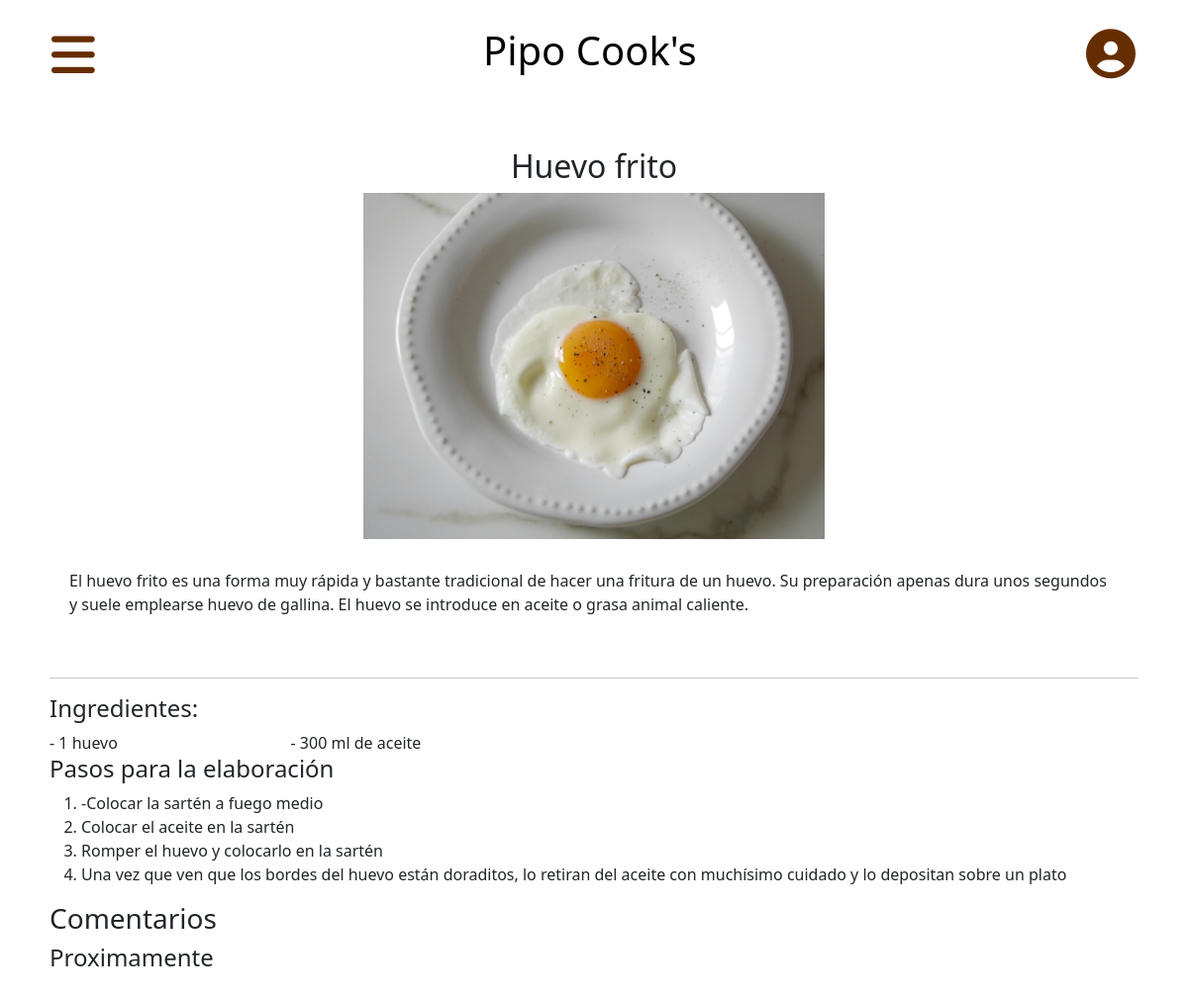
The page /pipocooks-PHP/templates/receta.php?idUsuario=1&idReceta=1 on the database its author committed.
### tables this page shows
CREATE TABLE `recetas` (
  `idReceta` int(11) NOT NULL,
  `nombre_receta` varchar(45) NOT NULL,
  `descripcion_receta` varchar(500) NOT NULL,
  `imagen_receta` varchar(100) NOT NULL
);

### pipocooks-PHP/templates/receta.php (the view, shortened to what this page needs)
<?php
$idUsuario = $_REQUEST["idUsuario"];
$idReceta = $_REQUEST["idReceta"];
$dbh = new PDO("mysql:host=$host;dbname=$dbname", $user, $pwd);
$consultaReceta = $dbh->prepare("select * from recetas where idReceta=" . $idReceta);
$consultaReceta->execute();
while($resultadoReceta = $consultaReceta->fetch(PDO::FETCH_ASSOC))
{
    $nombreReceta =  $resultadoReceta['nombre_receta'];
    $descripcionReceta =  $resultadoReceta['descripcion_receta'];
    $imagenReceta = $resultadoReceta['imagen_receta'];
}
$consultaIngredientes = $dbh->prepare("select * from ingredientes where idRecetaFK=" . $idReceta);
$consultaIngredientes->execute();
while($resultadoIngrediente = $consultaIngredientes->fetch(PDO::FETCH_ASSOC))
{
    $nombreIngrediente[] =  trim($resultadoIngrediente['nombre_ingrediente']);
    $cantidadIngrediente[] =  $resultadoIngrediente['cantidad'];
    $medidaIngrediente[] = $resultadoIngrediente['medida'];
}
$consultaPasos = $dbh->prepare("select * from pasos where idRecetaFK=" . $idReceta);
$consultaPasos->execute();
while($resultadoPasos = $consultaPasos->fetch(PDO::FETCH_ASSOC))
{
    $idPasos[] = $resultadoIngrediente['idIngrediente'];
    $descripcionPasos[] =  trim($resultadoPasos['descripcion_pasos']);
}
?>
<!DOCTYPE html>
<html lang="en">
<head>
    <link rel="stylesheet" href="../css/styles-index.css">
    <link rel="stylesheet" href="../css/styles-receta.css">
    <link href="https://cdn.jsdelivr.net/npm/bootstrap@5.1.3/dist/css/bootstrap.min.css" rel="stylesheet">
    <link href="https://cdn.jsdelivr.net/npm/bootstrap@5.2.1/dist/css/bootstrap.min.css" rel="stylesheet">
</head>
<body>
    <header class="header">
        <div class="nav" style="display: flex; justify-content: space-between;">
            <button class="btn btn-primary quitacolor" type="button" data-bs-toggle="offcanvas" data-bs-target="#offcanvasExample" aria-controls="offcanvasExample">
                <i class="fa-solid fa-bars" style="font-size: 50px;"></i>
            </button>
            <a href='../index.php?idUsuario=<?php echo $idUsuario ?>'><h1>Pipo Cook's</h1></a>
            <div class="dropdown">
                <button class="btn" type="button" id="dropdownMenuButton1" data-bs-toggle="dropdown" aria-expanded="false" style="font-size: 50px; text-align: end;"><i class="fa-solid fa-circle-user"></i>
                </button>
            </div>
        </div>
    </header>
    <main class="main espaciado">
        <div class="headerReceta">
            <h2><?php
            echo $nombreReceta; ?></h2>
        </div>
        <div class="receta">
            <img src="../img/<?php echo $imagenReceta; ?>" alt="<?php echo $nombreReceta; ?>" height="350px">
            <p class="descripcion"><?php echo $descripcionReceta; ?></p>
        </div>
        <hr>
        <section class="ingredientes">
            <h4 style="grid-area: ingredientes;">Ingredientes:</h4>
            <?php
            for($i = 0; $i < sizeof($nombreIngrediente); $i++){
                        ?>
            <div>- <?php echo $cantidadIngrediente[$i];
            if($medidaIngrediente[$i] != "unidad"){
                echo " ", $medidaIngrediente[$i], " de ";
                }
                echo " ", $nombreIngrediente[$i];?></div>
            <?php } ?>
        </section>
        <section class="pasos">
            <h4>Pasos para la elaboración</h4>
            <ol style="font-size: 16px;">
            <?php
            for($i = 0; $i < sizeof($idPasos); $i++){
                ?>
                <li><?php echo $descripcionPasos[$i]; ?></li>
                <?php } ?>
            </ol>
        </section>
        <section class="comentarios">
            <h3>Comentarios</h3>
            <h4>Proximamente</h4>
        </section>
    </main>
</body>
</html>

### pipocooks-PHP/css/styles-index.css (style rules this page uses)
* { margin: 0; padding: 0; text-decoration: none; }
body { display: flex; flex-direction: column; height: max-content; }
:root { --color-fuente: hsl(27, 100%, 20%); }
.btn-primary { background-color: white !important; border: none !important; }
.nav { margin: 10px 40px 0 40px; align-items: center; }
.fa-circle-user { color: var(--color-fuente); }
.fa-bars { color: var(--color-fuente); }

### pipocooks-PHP/css/styles-receta.css (style rules this page uses)
* { padding: 0; margin: 0; box-sizing: border-box; }
.espaciado { width: 100%; padding: 50px; margin: auto; }
.receta { display: grid; justify-items: center; }
.descripcion { padding: 30px 20px; }
.ingredientes { display: grid; grid-template-rows: auto auto; grid-template-areas: "ingredientes ingredientes"; width: 50%; }
.nav a { text-decoration: none; color: black; }
.headerReceta { text-align: center; }

### rows shown on the page
recetas: nombre_receta "Huevo frito", imagen_receta (picture), descripcion_receta "El huevo frito es una forma muy rápida y bastante tradicional de hacer una fritura de un huevo. Su preparación apenas dura unos segundos y suele emplearse huevo de gallina. El huevo se introduce en aceite o grasa animal caliente."

### other values the page prints
$cantidadIngrediente[$i] "1"
$nombreIngrediente[$i] "huevo"
$cantidadIngrediente[$i] "300"
$medidaIngrediente[$i] "ml"
$nombreIngrediente[$i] "aceite"
$descripcionPasos[$i] "-Colocar la sartén a fuego medio"
$descripcionPasos[$i] "Colocar el aceite en la sartén"
$descripcionPasos[$i] "Romper el huevo y colocarlo en la sartén"
$descripcionPasos[$i] "Una vez que ven que los bordes del huevo están doraditos, lo retiran del aceite con muchísimo cuidado y lo depositan sobre un plato"
